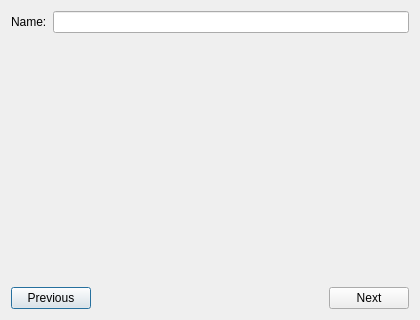
<?xml version="1.0" encoding="UTF-8"?>
<ui version="4.0">
 <class>PropEditorDialog</class>
 <widget class="QDialog" name="PropEditorDialog">
  <property name="geometry">
   <rect>
    <x>0</x>
    <y>0</y>
    <width>420</width>
    <height>320</height>
   </rect>
  </property>
  <property name="windowTitle">
   <string>Prop Editor</string>
  </property>
  <layout class="QVBoxLayout" name="verticalLayout">
   <item>
    <layout class="QHBoxLayout" name="horizontalLayout">
     <item>
      <widget class="QLabel" name="label">
       <property name="text">
        <string>Name:</string>
       </property>
      </widget>
     </item>
     <item>
      <widget class="QLineEdit" name="propNameLineEdit"/>
     </item>
    </layout>
   </item>
   <item>
    <widget class="fso::fred::FlagListWidget" name="propFlagsListWidget" native="true">
     <property name="filterVisible" stdset="0">
      <bool>true</bool>
     </property>
     <property name="toolbarVisible" stdset="0">
      <bool>true</bool>
     </property>
    </widget>
   </item>
   <item>
    <layout class="QHBoxLayout" name="horizontalLayout_2">
     <item>
      <widget class="QPushButton" name="prevButton">
       <property name="text">
        <string>Previous</string>
       </property>
      </widget>
     </item>
     <item>
      <spacer name="horizontalSpacer">
       <property name="orientation">
        <enum>Qt::Horizontal</enum>
       </property>
       <property name="sizeHint" stdset="0">
        <size>
         <width>40</width>
         <height>20</height>
        </size>
       </property>
      </spacer>
     </item>
     <item>
      <widget class="QPushButton" name="nextButton">
       <property name="text">
        <string>Next</string>
       </property>
      </widget>
     </item>
    </layout>
   </item>
  </layout>
 </widget>
 <customwidgets>
  <customwidget>
   <class>fso::fred::FlagListWidget</class>
   <extends>QWidget</extends>
   <header>ui/widgets/FlagList.h</header>
   <container>1</container>
  </customwidget>
 </customwidgets>
 <resources/>
 <connections/>
</ui>
